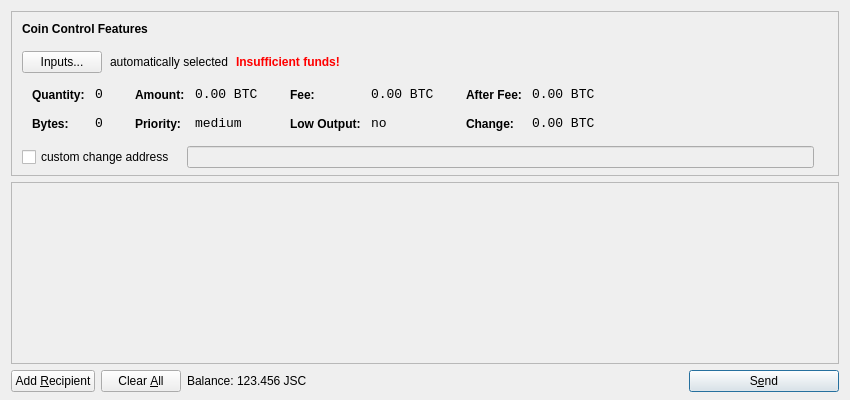
<?xml version="1.0" encoding="UTF-8"?>
<ui version="4.0">
 <class>SendCoinsDialog</class>
 <widget class="QDialog" name="SendCoinsDialog">
  <property name="geometry">
   <rect>
    <x>0</x>
    <y>0</y>
    <width>850</width>
    <height>400</height>
   </rect>
  </property>
  <property name="windowTitle">
   <string>Send Coins</string>
  </property>
  <layout class="QVBoxLayout" name="verticalLayout" stretch="0,1,0">
   <property name="bottomMargin">
    <number>8</number>
   </property>
   <item>
    <widget class="QFrame" name="frameCoinControl">
     <property name="sizePolicy">
      <sizepolicy hsizetype="Expanding" vsizetype="Expanding">
       <horstretch>0</horstretch>
       <verstretch>0</verstretch>
      </sizepolicy>
     </property>
     <property name="maximumSize">
      <size>
       <width>16777215</width>
       <height>16777215</height>
      </size>
     </property>
     <property name="frameShape">
      <enum>QFrame::StyledPanel</enum>
     </property>
     <property name="frameShadow">
      <enum>QFrame::Sunken</enum>
     </property>
     <layout class="QVBoxLayout" name="verticalLayoutCoinControl2">
      <property name="spacing">
       <number>-1</number>
      </property>
      <property name="leftMargin">
       <number>0</number>
      </property>
      <property name="topMargin">
       <number>0</number>
      </property>
      <property name="rightMargin">
       <number>0</number>
      </property>
      <property name="bottomMargin">
       <number>6</number>
      </property>
      <item>
       <layout class="QVBoxLayout" name="verticalLayoutCoinControl" stretch="0,0,0,0,1">
        <property name="spacing">
         <number>0</number>
        </property>
        <property name="leftMargin">
         <number>10</number>
        </property>
        <property name="topMargin">
         <number>10</number>
        </property>
        <item>
         <layout class="QHBoxLayout" name="horizontalLayoutCoinControl1">
          <property name="bottomMargin">
           <number>15</number>
          </property>
          <item>
           <widget class="QLabel" name="labelCoinControlFeatures">
            <property name="sizePolicy">
             <sizepolicy hsizetype="Preferred" vsizetype="Maximum">
              <horstretch>0</horstretch>
              <verstretch>0</verstretch>
             </sizepolicy>
            </property>
            <property name="font">
             <font>
              <weight>75</weight>
              <bold>true</bold>
             </font>
            </property>
            <property name="styleSheet">
             <string notr="true">font-weight:bold;</string>
            </property>
            <property name="text">
             <string>Coin Control Features</string>
            </property>
           </widget>
          </item>
         </layout>
        </item>
        <item>
         <layout class="QHBoxLayout" name="horizontalLayoutCoinControl2" stretch="0,0,0,0">
          <property name="spacing">
           <number>8</number>
          </property>
          <property name="bottomMargin">
           <number>10</number>
          </property>
          <item>
           <widget class="QPushButton" name="pushButtonCoinControl">
            <property name="styleSheet">
             <string notr="true"/>
            </property>
            <property name="text">
             <string>Inputs...</string>
            </property>
           </widget>
          </item>
          <item>
           <widget class="QLabel" name="labelCoinControlAutomaticallySelected">
            <property name="text">
             <string>automatically selected</string>
            </property>
            <property name="margin">
             <number>5</number>
            </property>
           </widget>
          </item>
          <item>
           <widget class="QLabel" name="labelCoinControlInsuffFunds">
            <property name="font">
             <font>
              <weight>75</weight>
              <bold>true</bold>
             </font>
            </property>
            <property name="styleSheet">
             <string notr="true">color:red;font-weight:bold;</string>
            </property>
            <property name="text">
             <string>Insufficient funds!</string>
            </property>
            <property name="margin">
             <number>5</number>
            </property>
           </widget>
          </item>
          <item>
           <spacer name="horizontalSpacerCoinControl">
            <property name="orientation">
             <enum>Qt::Horizontal</enum>
            </property>
            <property name="sizeHint" stdset="0">
             <size>
              <width>40</width>
              <height>1</height>
             </size>
            </property>
           </spacer>
          </item>
         </layout>
        </item>
        <item>
         <widget class="QWidget" name="widgetCoinControl" native="true">
          <property name="sizePolicy">
           <sizepolicy hsizetype="Preferred" vsizetype="Preferred">
            <horstretch>0</horstretch>
            <verstretch>0</verstretch>
           </sizepolicy>
          </property>
          <property name="minimumSize">
           <size>
            <width>0</width>
            <height>0</height>
           </size>
          </property>
          <property name="styleSheet">
           <string notr="true"/>
          </property>
          <layout class="QHBoxLayout" name="horizontalLayoutCoinControl5">
           <property name="margin">
            <number>0</number>
           </property>
           <item>
            <layout class="QHBoxLayout" name="horizontalLayoutCoinControl3" stretch="0,0,0,1">
             <property name="spacing">
              <number>20</number>
             </property>
             <property name="topMargin">
              <number>0</number>
             </property>
             <property name="bottomMargin">
              <number>10</number>
             </property>
             <item>
              <layout class="QFormLayout" name="formLayoutCoinControl1">
               <property name="horizontalSpacing">
                <number>10</number>
               </property>
               <property name="verticalSpacing">
                <number>14</number>
               </property>
               <property name="leftMargin">
                <number>10</number>
               </property>
               <property name="topMargin">
                <number>4</number>
               </property>
               <property name="rightMargin">
                <number>6</number>
               </property>
               <item row="0" column="0">
                <widget class="QLabel" name="labelCoinControlQuantityText">
                 <property name="styleSheet">
                  <string notr="true">font-weight:bold;</string>
                 </property>
                 <property name="text">
                  <string>Quantity:</string>
                 </property>
                 <property name="margin">
                  <number>0</number>
                 </property>
                </widget>
               </item>
               <item row="0" column="1">
                <widget class="QLabel" name="labelCoinControlQuantity">
                 <property name="font">
                  <font>
                   <family>Monospace</family>
                   <pointsize>10</pointsize>
                  </font>
                 </property>
                 <property name="cursor">
                  <cursorShape>IBeamCursor</cursorShape>
                 </property>
                 <property name="contextMenuPolicy">
                  <enum>Qt::ActionsContextMenu</enum>
                 </property>
                 <property name="text">
                  <string notr="true">0</string>
                 </property>
                 <property name="margin">
                  <number>0</number>
                 </property>
                 <property name="textInteractionFlags">
                  <set>Qt::LinksAccessibleByMouse|Qt::TextSelectableByKeyboard|Qt::TextSelectableByMouse</set>
                 </property>
                </widget>
               </item>
               <item row="1" column="0">
                <widget class="QLabel" name="labelCoinControlBytesText">
                 <property name="styleSheet">
                  <string notr="true">font-weight:bold;</string>
                 </property>
                 <property name="text">
                  <string>Bytes:</string>
                 </property>
                </widget>
               </item>
               <item row="1" column="1">
                <widget class="QLabel" name="labelCoinControlBytes">
                 <property name="font">
                  <font>
                   <family>Monospace</family>
                   <pointsize>10</pointsize>
                  </font>
                 </property>
                 <property name="cursor">
                  <cursorShape>IBeamCursor</cursorShape>
                 </property>
                 <property name="contextMenuPolicy">
                  <enum>Qt::ActionsContextMenu</enum>
                 </property>
                 <property name="text">
                  <string notr="true">0</string>
                 </property>
                 <property name="textInteractionFlags">
                  <set>Qt::LinksAccessibleByMouse|Qt::TextSelectableByKeyboard|Qt::TextSelectableByMouse</set>
                 </property>
                </widget>
               </item>
              </layout>
             </item>
             <item>
              <layout class="QFormLayout" name="formLayoutCoinControl2">
               <property name="horizontalSpacing">
                <number>10</number>
               </property>
               <property name="verticalSpacing">
                <number>14</number>
               </property>
               <property name="leftMargin">
                <number>6</number>
               </property>
               <property name="topMargin">
                <number>4</number>
               </property>
               <property name="rightMargin">
                <number>6</number>
               </property>
               <item row="0" column="0">
                <widget class="QLabel" name="labelCoinControlAmountText">
                 <property name="styleSheet">
                  <string notr="true">font-weight:bold;</string>
                 </property>
                 <property name="text">
                  <string>Amount:</string>
                 </property>
                 <property name="margin">
                  <number>0</number>
                 </property>
                </widget>
               </item>
               <item row="0" column="1">
                <widget class="QLabel" name="labelCoinControlAmount">
                 <property name="font">
                  <font>
                   <family>Monospace</family>
                   <pointsize>10</pointsize>
                  </font>
                 </property>
                 <property name="cursor">
                  <cursorShape>IBeamCursor</cursorShape>
                 </property>
                 <property name="contextMenuPolicy">
                  <enum>Qt::ActionsContextMenu</enum>
                 </property>
                 <property name="text">
                  <string notr="true">0.00 BTC</string>
                 </property>
                 <property name="textInteractionFlags">
                  <set>Qt::LinksAccessibleByMouse|Qt::TextSelectableByKeyboard|Qt::TextSelectableByMouse</set>
                 </property>
                </widget>
               </item>
               <item row="1" column="0">
                <widget class="QLabel" name="labelCoinControlPriorityText">
                 <property name="styleSheet">
                  <string notr="true">font-weight:bold;</string>
                 </property>
                 <property name="text">
                  <string>Priority:</string>
                 </property>
                </widget>
               </item>
               <item row="1" column="1">
                <widget class="QLabel" name="labelCoinControlPriority">
                 <property name="font">
                  <font>
                   <family>Monospace</family>
                   <pointsize>10</pointsize>
                  </font>
                 </property>
                 <property name="cursor">
                  <cursorShape>IBeamCursor</cursorShape>
                 </property>
                 <property name="contextMenuPolicy">
                  <enum>Qt::ActionsContextMenu</enum>
                 </property>
                 <property name="text">
                  <string>medium</string>
                 </property>
                 <property name="textInteractionFlags">
                  <set>Qt::LinksAccessibleByMouse|Qt::TextSelectableByKeyboard|Qt::TextSelectableByMouse</set>
                 </property>
                </widget>
               </item>
              </layout>
             </item>
             <item>
              <layout class="QFormLayout" name="formLayoutCoinControl3">
               <property name="horizontalSpacing">
                <number>10</number>
               </property>
               <property name="verticalSpacing">
                <number>14</number>
               </property>
               <property name="leftMargin">
                <number>6</number>
               </property>
               <property name="topMargin">
                <number>4</number>
               </property>
               <property name="rightMargin">
                <number>6</number>
               </property>
               <item row="0" column="0">
                <widget class="QLabel" name="labelCoinControlFeeText">
                 <property name="styleSheet">
                  <string notr="true">font-weight:bold;</string>
                 </property>
                 <property name="text">
                  <string>Fee:</string>
                 </property>
                 <property name="margin">
                  <number>0</number>
                 </property>
                </widget>
               </item>
               <item row="0" column="1">
                <widget class="QLabel" name="labelCoinControlFee">
                 <property name="font">
                  <font>
                   <family>Monospace</family>
                   <pointsize>10</pointsize>
                  </font>
                 </property>
                 <property name="cursor">
                  <cursorShape>IBeamCursor</cursorShape>
                 </property>
                 <property name="contextMenuPolicy">
                  <enum>Qt::ActionsContextMenu</enum>
                 </property>
                 <property name="text">
                  <string notr="true">0.00 BTC</string>
                 </property>
                 <property name="textInteractionFlags">
                  <set>Qt::LinksAccessibleByMouse|Qt::TextSelectableByKeyboard|Qt::TextSelectableByMouse</set>
                 </property>
                </widget>
               </item>
               <item row="1" column="0">
                <widget class="QLabel" name="labelCoinControlLowOutputText">
                 <property name="styleSheet">
                  <string notr="true">font-weight:bold;</string>
                 </property>
                 <property name="text">
                  <string>Low Output:</string>
                 </property>
                </widget>
               </item>
               <item row="1" column="1">
                <widget class="QLabel" name="labelCoinControlLowOutput">
                 <property name="font">
                  <font>
                   <family>Monospace</family>
                   <pointsize>10</pointsize>
                  </font>
                 </property>
                 <property name="cursor">
                  <cursorShape>IBeamCursor</cursorShape>
                 </property>
                 <property name="contextMenuPolicy">
                  <enum>Qt::ActionsContextMenu</enum>
                 </property>
                 <property name="text">
                  <string>no</string>
                 </property>
                 <property name="textInteractionFlags">
                  <set>Qt::LinksAccessibleByMouse|Qt::TextSelectableByKeyboard|Qt::TextSelectableByMouse</set>
                 </property>
                </widget>
               </item>
              </layout>
             </item>
             <item>
              <layout class="QFormLayout" name="formLayoutCoinControl4">
               <property name="horizontalSpacing">
                <number>10</number>
               </property>
               <property name="verticalSpacing">
                <number>14</number>
               </property>
               <property name="leftMargin">
                <number>6</number>
               </property>
               <property name="topMargin">
                <number>4</number>
               </property>
               <property name="rightMargin">
                <number>6</number>
               </property>
               <item row="0" column="0">
                <widget class="QLabel" name="labelCoinControlAfterFeeText">
                 <property name="styleSheet">
                  <string notr="true">font-weight:bold;</string>
                 </property>
                 <property name="text">
                  <string>After Fee:</string>
                 </property>
                 <property name="margin">
                  <number>0</number>
                 </property>
                </widget>
               </item>
               <item row="0" column="1">
                <widget class="QLabel" name="labelCoinControlAfterFee">
                 <property name="font">
                  <font>
                   <family>Monospace</family>
                   <pointsize>10</pointsize>
                  </font>
                 </property>
                 <property name="cursor">
                  <cursorShape>IBeamCursor</cursorShape>
                 </property>
                 <property name="contextMenuPolicy">
                  <enum>Qt::ActionsContextMenu</enum>
                 </property>
                 <property name="text">
                  <string notr="true">0.00 BTC</string>
                 </property>
                 <property name="textInteractionFlags">
                  <set>Qt::LinksAccessibleByMouse|Qt::TextSelectableByKeyboard|Qt::TextSelectableByMouse</set>
                 </property>
                </widget>
               </item>
               <item row="1" column="0">
                <widget class="QLabel" name="labelCoinControlChangeText">
                 <property name="styleSheet">
                  <string notr="true">font-weight:bold;</string>
                 </property>
                 <property name="text">
                  <string>Change:</string>
                 </property>
                </widget>
               </item>
               <item row="1" column="1">
                <widget class="QLabel" name="labelCoinControlChange">
                 <property name="font">
                  <font>
                   <family>Monospace</family>
                   <pointsize>10</pointsize>
                  </font>
                 </property>
                 <property name="cursor">
                  <cursorShape>IBeamCursor</cursorShape>
                 </property>
                 <property name="contextMenuPolicy">
                  <enum>Qt::ActionsContextMenu</enum>
                 </property>
                 <property name="text">
                  <string notr="true">0.00 BTC</string>
                 </property>
                 <property name="textInteractionFlags">
                  <set>Qt::LinksAccessibleByMouse|Qt::TextSelectableByKeyboard|Qt::TextSelectableByMouse</set>
                 </property>
                </widget>
               </item>
              </layout>
             </item>
            </layout>
           </item>
          </layout>
         </widget>
        </item>
        <item>
         <layout class="QHBoxLayout" name="horizontalLayoutCoinControl4" stretch="0,0,0">
          <property name="spacing">
           <number>12</number>
          </property>
          <property name="sizeConstraint">
           <enum>QLayout::SetDefaultConstraint</enum>
          </property>
          <property name="topMargin">
           <number>5</number>
          </property>
          <property name="rightMargin">
           <number>5</number>
          </property>
          <item>
           <widget class="QCheckBox" name="checkBoxCoinControlChange">
            <property name="text">
             <string>custom change address</string>
            </property>
           </widget>
          </item>
          <item>
           <widget class="QLineEdit" name="lineEditCoinControlChange">
            <property name="enabled">
             <bool>false</bool>
            </property>
            <property name="sizePolicy">
             <sizepolicy hsizetype="Expanding" vsizetype="Fixed">
              <horstretch>0</horstretch>
              <verstretch>0</verstretch>
             </sizepolicy>
            </property>
           </widget>
          </item>
          <item>
           <widget class="QLabel" name="labelCoinControlChangeLabel">
            <property name="sizePolicy">
             <sizepolicy hsizetype="Preferred" vsizetype="Expanding">
              <horstretch>0</horstretch>
              <verstretch>0</verstretch>
             </sizepolicy>
            </property>
            <property name="minimumSize">
             <size>
              <width>0</width>
              <height>0</height>
             </size>
            </property>
            <property name="text">
             <string/>
            </property>
            <property name="margin">
             <number>3</number>
            </property>
           </widget>
          </item>
         </layout>
        </item>
        <item>
         <spacer name="verticalSpacerCoinControl">
          <property name="orientation">
           <enum>Qt::Vertical</enum>
          </property>
          <property name="sizeHint" stdset="0">
           <size>
            <width>800</width>
            <height>1</height>
           </size>
          </property>
         </spacer>
        </item>
       </layout>
      </item>
     </layout>
    </widget>
   </item>
   <item>
    <widget class="QScrollArea" name="scrollArea">
     <property name="widgetResizable">
      <bool>true</bool>
     </property>
     <widget class="QWidget" name="scrollAreaWidgetContents">
      <property name="geometry">
       <rect>
        <x>0</x>
        <y>0</y>
        <width>830</width>
        <height>165</height>
       </rect>
      </property>
      <layout class="QVBoxLayout" name="verticalLayout_2">
       <property name="margin">
        <number>0</number>
       </property>
       <item>
        <layout class="QVBoxLayout" name="entries">
         <property name="spacing">
          <number>6</number>
         </property>
        </layout>
       </item>
       <item>
        <spacer name="verticalSpacer">
         <property name="orientation">
          <enum>Qt::Vertical</enum>
         </property>
         <property name="sizeHint" stdset="0">
          <size>
           <width>20</width>
           <height>40</height>
          </size>
         </property>
        </spacer>
       </item>
      </layout>
     </widget>
    </widget>
   </item>
   <item>
    <layout class="QHBoxLayout" name="horizontalLayout">
     <item>
      <widget class="QPushButton" name="addButton">
       <property name="toolTip">
        <string>Send to multiple recipients at once</string>
       </property>
       <property name="text">
        <string>Add &amp;Recipient</string>
       </property>
       <property name="icon">
        <iconset resource="../bitcoin.qrc">
         <normaloff>:/icons/add</normaloff>:/icons/add</iconset>
       </property>
       <property name="autoDefault">
        <bool>false</bool>
       </property>
      </widget>
     </item>
     <item>
      <widget class="QPushButton" name="clearButton">
       <property name="sizePolicy">
        <sizepolicy hsizetype="Minimum" vsizetype="Fixed">
         <horstretch>0</horstretch>
         <verstretch>0</verstretch>
        </sizepolicy>
       </property>
       <property name="toolTip">
        <string>Remove all transaction fields</string>
       </property>
       <property name="text">
        <string>Clear &amp;All</string>
       </property>
       <property name="icon">
        <iconset resource="../bitcoin.qrc">
         <normaloff>:/icons/remove</normaloff>:/icons/remove</iconset>
       </property>
       <property name="autoRepeatDelay">
        <number>300</number>
       </property>
       <property name="autoDefault">
        <bool>false</bool>
       </property>
      </widget>
     </item>
     <item>
      <layout class="QHBoxLayout" name="horizontalLayout_2">
       <property name="spacing">
        <number>3</number>
       </property>
       <item>
        <widget class="QLabel" name="label">
         <property name="text">
          <string>Balance:</string>
         </property>
        </widget>
       </item>
       <item>
        <widget class="QLabel" name="labelBalance">
         <property name="cursor">
          <cursorShape>IBeamCursor</cursorShape>
         </property>
         <property name="text">
          <string>123.456 JSC</string>
         </property>
         <property name="textInteractionFlags">
          <set>Qt::LinksAccessibleByMouse|Qt::TextSelectableByKeyboard|Qt::TextSelectableByMouse</set>
         </property>
        </widget>
       </item>
      </layout>
     </item>
     <item>
      <spacer name="horizontalSpacer">
       <property name="orientation">
        <enum>Qt::Horizontal</enum>
       </property>
       <property name="sizeHint" stdset="0">
        <size>
         <width>40</width>
         <height>20</height>
        </size>
       </property>
      </spacer>
     </item>
     <item>
      <widget class="QPushButton" name="sendButton">
       <property name="minimumSize">
        <size>
         <width>150</width>
         <height>0</height>
        </size>
       </property>
       <property name="toolTip">
        <string>Confirm the send action</string>
       </property>
       <property name="text">
        <string>S&amp;end</string>
       </property>
       <property name="icon">
        <iconset resource="../bitcoin.qrc">
         <normaloff>:/icons/send</normaloff>:/icons/send</iconset>
       </property>
       <property name="default">
        <bool>true</bool>
       </property>
      </widget>
     </item>
    </layout>
   </item>
  </layout>
 </widget>
 <resources>
  <include location="../bitcoin.qrc"/>
 </resources>
 <connections/>
</ui>
